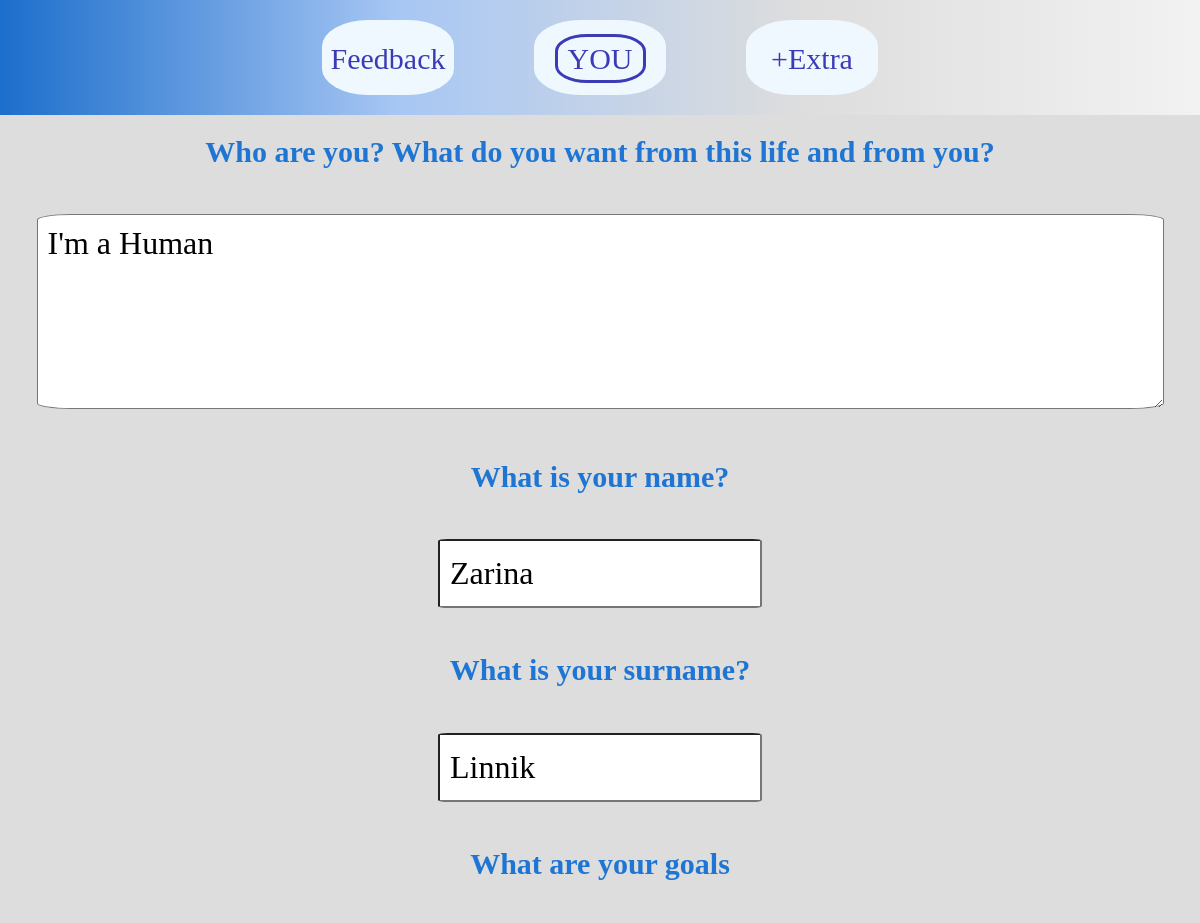
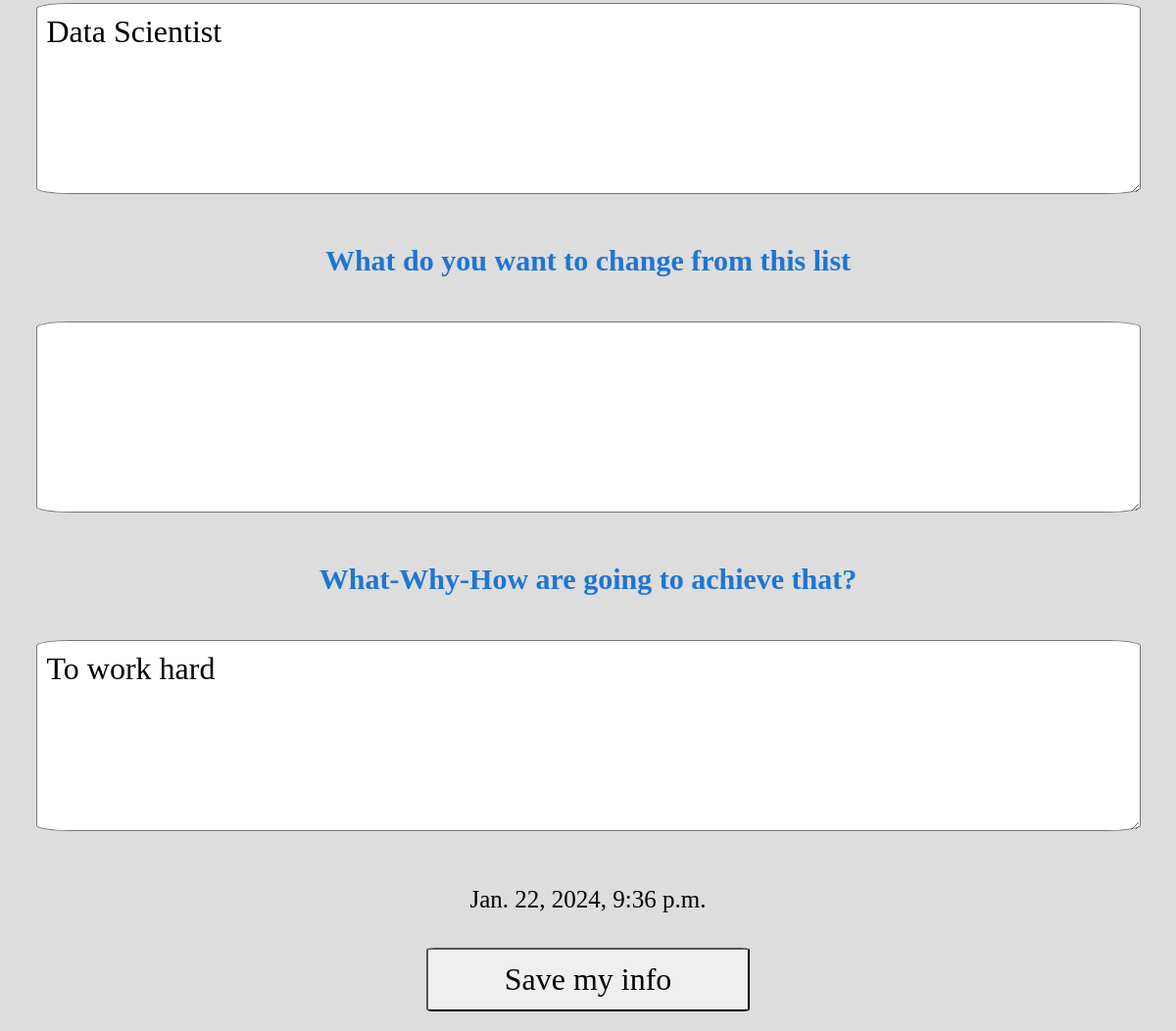
The page /who_are_you/ (signed in) on the database its author committed (2 pictures, top to bottom).
### main/models.py (models this page shows)
class BaseModel(models.Model):
    class Meta:
        abstract = True
    text0 = models.TextField(blank=True)
    changes = models.TextField(blank=True)
    what_why_how = models.TextField(blank=True)
    date_time = models.DateTimeField()
    user = models.OneToOneField(User, on_delete=models.CASCADE)

class Parameter1WhoAreYou(BaseModel):
    class Meta:
        verbose_name_plural = 'Parameter1WhoAreYou'
    name = models.CharField(max_length=200, blank=True)
    surname = models.CharField(max_length=200, blank=True)
    goals = models.TextField(blank=True)

### main/views.py (the view)
# urls.py: path('who_are_you/', main_views.add_parameter1_who_are_you, name='who_are_you'),
@login_required
def add_parameter1_who_are_you(request):
    user = User.objects.get(username=request.user)
    if request.method == 'POST':
        form = AddWhoAreYou(request.POST)
        if WhoAreYou.objects.filter(user_id=user.id).exists():
            if form.is_valid():
                form_text0 = form.cleaned_data['text0']
                form_changes = form.cleaned_data['changes']
                form_wwh = form.cleaned_data['what_why_how']
                form_name = form.cleaned_data['name']
                form_surname = form.cleaned_data['surname']
                form_goals = form.cleaned_data['goals']
                WhoAreYou.objects.filter(user_id=user.id).update(
                    text0=form_text0,
                    changes=form_changes,
                    what_why_how=form_wwh,
                    date_time=datetime.datetime.now(),
                    name=form_name,
                    surname=form_surname,
                    goals=form_goals
                    )
        else:
            if form.is_valid():
                save_taken_info(form, user)
        return redirect('/who_are_you/')
    else:
        if WhoAreYou.objects.filter(user_id=user.id).exists():
            model = WhoAreYou.objects.get(user_id=user.id)
            form = AddWhoAreYou(instance=model)
            date_time = model.date_time
            return render(request, 'show_who_are_you.html', {'date_time':date_time, 'form':form})
        else:
            form = AddWhoAreYou()
            return render(request, 'who_are_you.html', {'form':form})

### main/forms.py
class AddParameter1WhoAreYou(forms.ModelForm):
    class Meta:
        model = Parameter1WhoAreYou
        fields = ('text0', 'name', 'surname', 'goals', 'changes', 'what_why_how')
        exlude = ('date_time', 'user')
        labels = {
            'text0':'Who are you? What do you want from this life and from you?',
            'name':'What is your name?',
            'surname':'What is your surname?',
            'goals':'What are your goals',
            'changes':'What do you want to change from this list',
            'what_why_how':'What-Why-How are going to achieve that?',
            }

### main/templates/show/show_who_are_you.html
{% extends 'base_show.html' %}
{% block 'questions' %}
    <h1>{{ form.name.label }}</h1>
    <p>{{ form.name }}</p>
    <h1>{{ form.surname.label }}</h1>
    <p>{{ form.surname }}</p>
    <h1>{{ form.goals.label }}</h1>
    <p>{{ form.goals }}</p>
{% endblock %}

### main/templates/show/base_show.html (shortened to what this page needs)
{% extends 'base.html' %}
{% load static %}
{% block 'links' %}<link rel="stylesheet" type="text/css" href="{% static 'main/css/form.css' %}">{% endblock %}
{% block 'content' %}
<form method="post">
    <h1>{{ form.text0.label }}</h1>
    <p>{{ form.text0 }}</p>
    {% block 'questions' %}
    {% endblock %}
    <h1>{{ form.changes.label }}</h1>
    <p>{{ form.changes }}</p>
    <h1>{{ form.what_why_how.label }}</h1>
    <p>{{ form.what_why_how }}</p>
    <p>{{ date_time }}</p>
    <div>
        <input type="submit" value="Save my info">
    </div>
</form>
{% endblock %}

### main/static/main/css/base.css (style rules this page uses)
:root { --blue: rgb(28, 110, 204); --gray-metal: #dddddd; }
body { margin: 0; background-color: var(--gray-metal); font-family: Cambria, Cochin, Georgia, Times, 'Times New Roman', serif; }
h1, p { text-align: center; }
h1 { color: rgb(30, 117, 211); font-size: 30px; }
p { font-size: 20px; }

### main/static/main/css/form.css (style rules this page uses)
body { text-align: center; padding-bottom: 10px; }
form { display: flex; flex-direction: column; }
input, textarea { border-radius: 3%; font-size: 32px; padding: 10px; font-family: Cambria, Cochin, Georgia, Times, 'Times New Roman', serif; }
input { height: 45px; width: 25%; }
textarea { height: 173px; width: 1105px; }
button, input[type="submit"] { height: 65px; width: 330px; border-radius: 3%; font-size: 32px; margin: 10px; }
p { font-size: 25px; }

### rows shown on the page
Parameter1WhoAreYou: text0 "I'm a Human", name "Zarina", surname "Linnik", goals "Data Scientist", what_why_how "To work hard", date_time "Jan. 22, 2024, 9:36 p.m."
